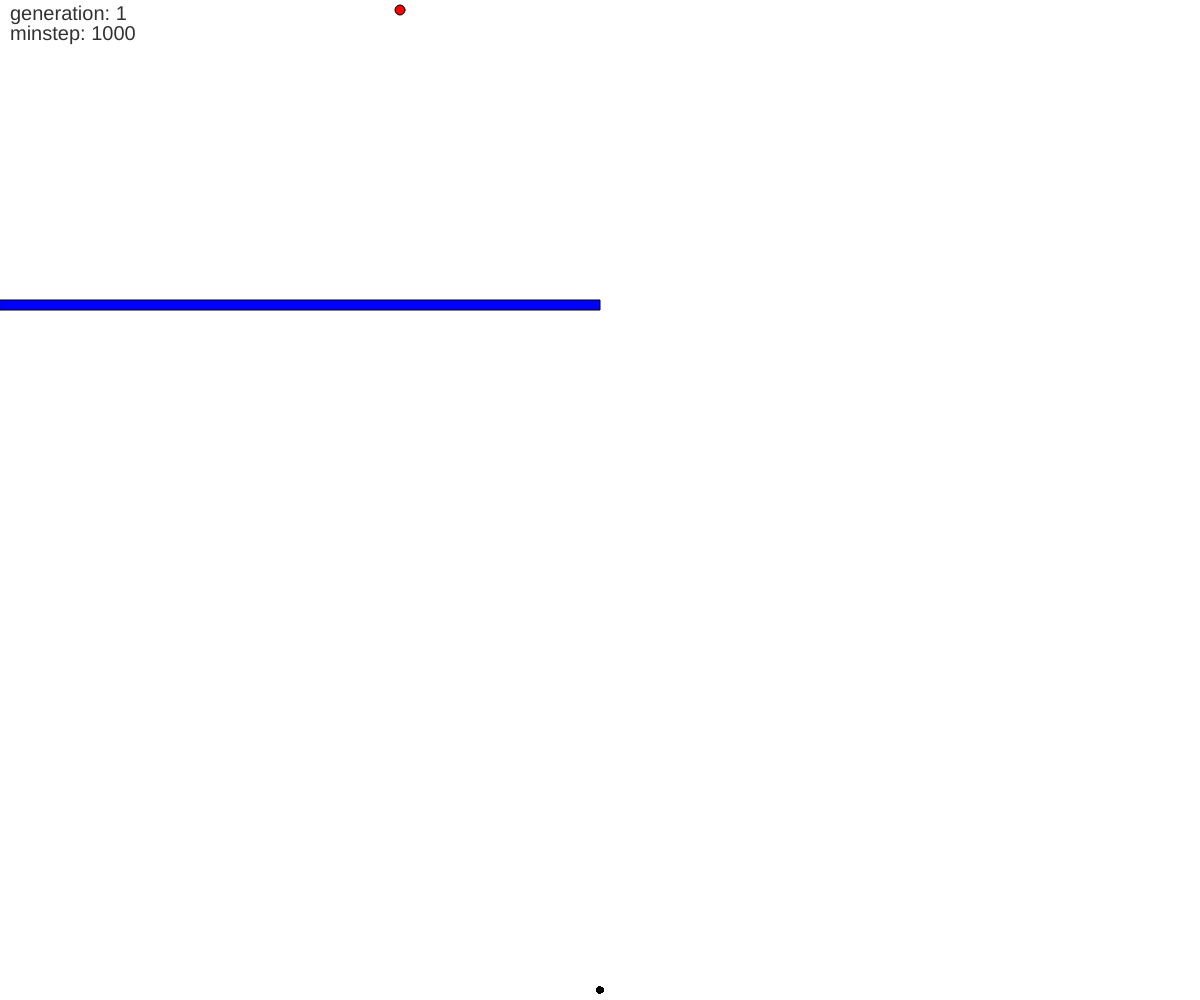
Frame 1 (no input)
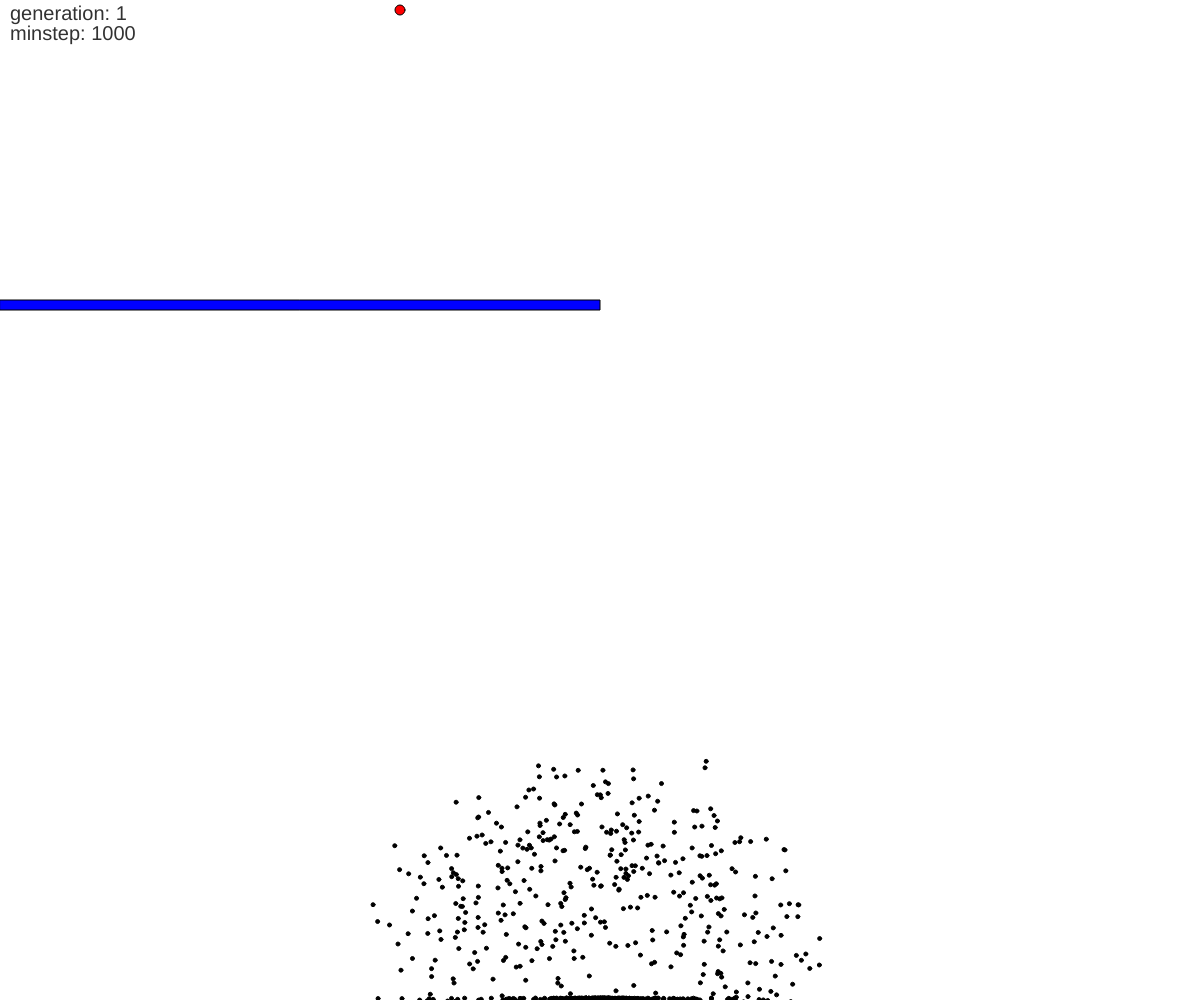
Frame 60 (no input)
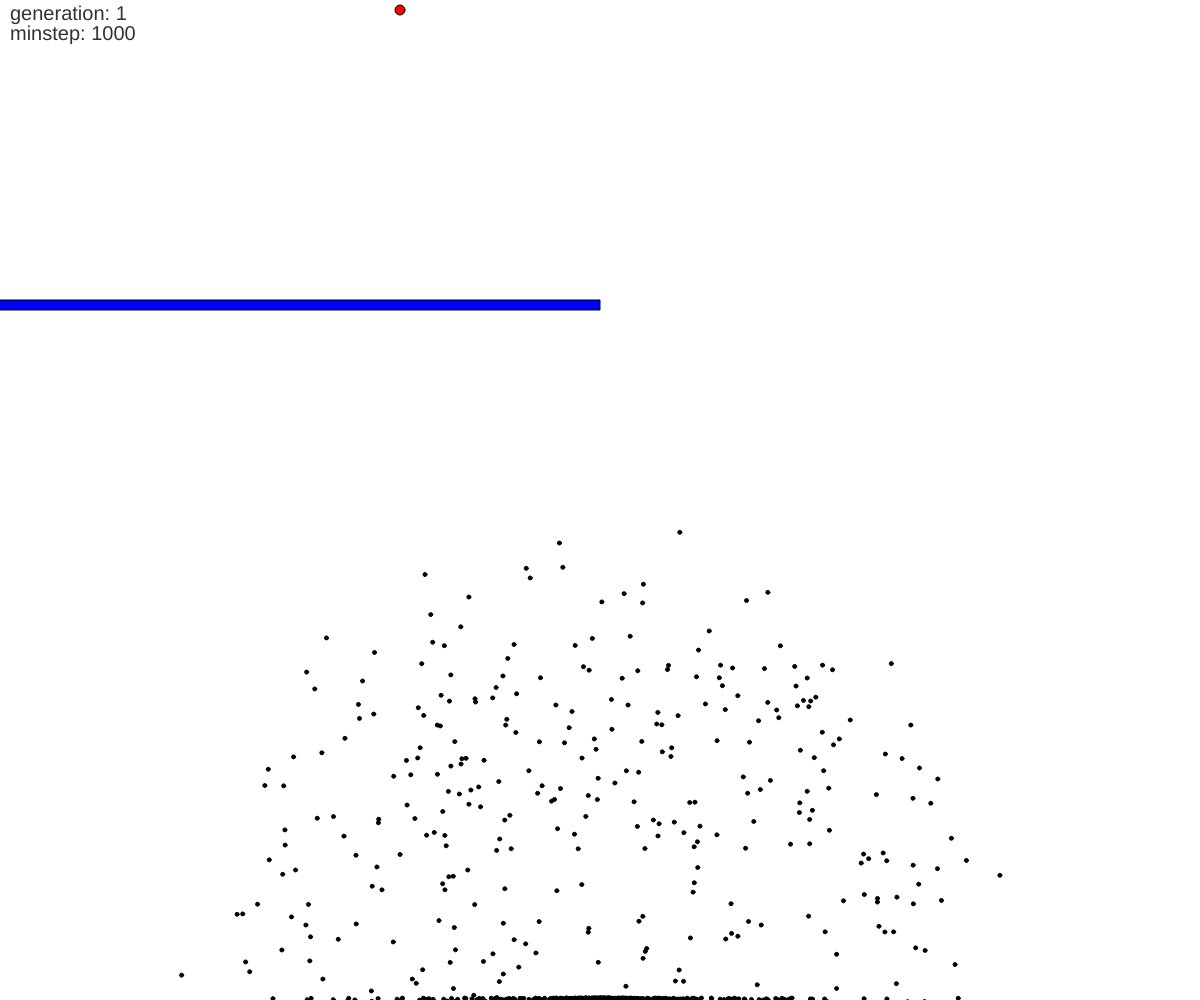
Frame 120 (the mouse pressed at the canvas centre since frame 60)

The p5.js sketch that drew these frames (run headless with seeded random() and noise() and a simulated clock; from frame 60 on, the mouse is pressed at the canvas centre):

// p5.js sketch
// ── sketch.js
let test;
var goal;


function setup() {
  createCanvas(windowWidth, windowHeight);
  test = new Population(1000);
  goal  = createVector(400, 10);
  frameRate(100);
}

function draw() {
  //background(220);
   background(255);

  //draw goal
  fill(255, 0, 0);
  ellipse(goal.x, goal.y, 10, 10);

  //draw obstacle(s)
  fill(0, 0, 255);

  rect(0, 300, 600, 10);


  if (test.allDotsDead()) {
    //genetic algorithm
    test.calculateFitness();
    test.naturalSelection();
    test.mutateDemBabies();
  } else {
    //if any of the dots are still alive then update and then show them

    test.update();
    test.show();
  }
}
// ── Brain.js
class Brain {
 // PVector[] directions;//series of vectors which get the dot to the goal (hopefully)

  
  constructor(size) {
    this.step = 0;
    this.directions = [];
    this.randomize();
  }

  //--------------------------------------------------------------------------------------------------------------------------------
  //sets all the vectors in directions to a random vector with length 1
  randomize() {
    for (let i = 0; i< 1000; i++) {
     let randomAngle = random(2*PI);
      this.directions.push(p5.Vector.fromAngle(randomAngle));
    }
  }

  //-------------------------------------------------------------------------------------------------------------------------------------
  //returns a perfect copy of this brain object
  clone() {
    let clone = new Brain(this.directions.length);
    for (let i = 0; i < this.directions.length; i++) {
      clone.directions[i] = this.directions[i].copy();
    }

    return clone;
  }

  //----------------------------------------------------------------------------------------------------------------------------------------

  //mutates the brain by setting some of the directions to random vectors
  mutate() {
    let mutationRate = 0.01;//chance that any vector in directions gets changed
    for (let i = 0; i< this.directions.length; i++) {
      let rand = random(1);
      if (rand < mutationRate) {
        //set this direction as a random direction 
        let randomAngle = random(2*PI);
        this.directions[i] = p5.Vector.fromAngle(randomAngle);
      }
    }
  }
}
// ── Dot.js
class Dot{


  constructor(){
    this.brain = new Brain(1000);
    this.dead = false;
    this.reachedGoal = false;
    this.isBest = false; //true if this dot is the best dot from the previous generation
    this.fitness = 0  
    this.pos = createVector(width/2, height- 10);
    this.vel = createVector(0, 0);
    this.acc = createVector(0, 0);
  
  }

  show() {
    //if this dot is the best dot from the previous generation then draw it as a big green dot
    if (this.isBest) {
      fill(0, 255, 0);
      ellipse(this.pos.x, this.pos.y, 8, 8);
    } else { //all other dots are just smaller black dots
      fill(0);
      ellipse(this.pos.x, this.pos.y, 4, 4);
    }
  }

    move() {

    if (this.brain.directions.length > this.brain.step) {//if there are still directions left then set the acceleration as the next PVector in the direcitons array
      this.acc = this.brain.directions[this.brain.step];
      this.brain.step++;
    } else {//if at the end of the directions array then the dot is dead
      this.dead = true;
    }

    //apply the acceleration and move the dot
    this.vel.add(this.acc);
    this.vel.limit(5);//not too fast
    this.pos.add(this.vel);
  }
  
   update() {
    if (!this.dead && !this.reachedGoal) {
      this.move();
      if (this.pos.x< 2|| this.pos.y<2 || this.pos.x>width-2 || this.pos.y>height -2) {//if near the edges of the window then kill it 
        this.dead = true;
      } else if (dist(this.pos.x, this.pos.y, goal.x, goal.y) < 5) {//if reached goal

        this.reachedGoal = true;
      } else if (this.pos.x< 600 && this.pos.y < 310 && this.pos.x > 0 && this.pos.y > 300) {//if hit obstacle
        this.dead = true;
      }
    }
  }
  
  
  
   calculateFitness() {
    if (this.reachedGoal) {//if the dot reached the goal then the fitness is based on the amount of steps it took to get there
      this.fitness = 1.0/16.0 + 10000.0/(this.brain.step * this.brain.step);
    } else {//if the dot didn't reach the goal then the fitness is based on how close it is to the goal
      let distanceToGoal = dist(this.pos.x, this.pos.y, goal.x, goal.y);
      this.fitness = 1.0/(distanceToGoal * distanceToGoal);
    }
  }
  
  gimmeBaby() {
   let baby = new Dot();
    baby.brain = this.brain.clone();//babies have the same brain as their parents
    return baby;
  }
  
  
  

}
// ── Population.js
class Population {
  

  constructor(size) {
    
    this.dots = [];
    this.fitnessSum = 0;
    this.gen = 1;
    this.bestDot = 0;//the index of the best dot in the dots[]
    this.minStep = 1000;
    
    
    //dots = [];
    for (let i = 0; i< size; i++) {
      this.dots.push(new Dot());
    }
  }


  //------------------------------------------------------------------------------------------------------------------------------
  //show all dots
  show() {
    fill(50);
    textSize(20);
    text("generation: " + this.gen, 10, 20);
    fill(50);
    textSize(20);
    text("minstep: " + this.minStep, 10, 40);
    for (let i = 1; i< this.dots.length; i++) {
      this.dots[i].show();
    }
    this.dots[0].show();
  }

  //-------------------------------------------------------------------------------------------------------------------------------
  //update all dots 
  update() {
    for (let i = 0; i< this.dots.length; i++) {
      if (this.dots[i].brain.step > this.minStep) {//if the dot has already taken more steps than the best dot has taken to reach the goal
        this.dots[i].dead = true;//then it dead
      } else {
        this.dots[i].update();
      }
    }
  }

  //-----------------------------------------------------------------------------------------------------------------------------------
  //calculate all the fitnesses
  calculateFitness() {
    for (let i = 0; i< this.dots.length; i++) {
      this.dots[i].calculateFitness();
    }
  }


  //------------------------------------------------------------------------------------------------------------------------------------
  //returns whether all the dots are either dead or have reached the goal
  allDotsDead() {
    for (let i = 0; i< this.dots.length; i++) {
      if (!this.dots[i].dead && !this.dots[i].reachedGoal) { 
        return false;
      }
    }

    return true;
  }



  //-------------------------------------------------------------------------------------------------------------------------------------

  //gets the next generation of dots
 naturalSelection() {
    //Dot[] newDots = new Dot[dots.length];//next gen
    let newDots = [];
    for (let i = 0; i < this.dots.length; i++){
      newDots.push(new Dot());
    }
    this.setBestDot();
    this.calculateFitnessSum();

    //the champion lives on 
    newDots[0] = this.dots[this.bestDot].gimmeBaby();
    newDots[0].isBest = true;
    for (let i = 1; i< newDots.length; i++) {
      //select parent based on fitness
      let parent = this.selectParent();

      //get baby from them
      newDots[i] = parent.gimmeBaby();
    }

    this.dots = newDots.slice(0);
    this.gen++;
  }


  //--------------------------------------------------------------------------------------------------------------------------------------
  //you get it
 calculateFitnessSum() {
    this.fitnessSum = 0;
    for (let i = 0; i< this.dots.length; i++) {
      this.fitnessSum += this.dots[i].fitness;
    }
  }

  //-------------------------------------------------------------------------------------------------------------------------------------

  //chooses dot from the population to return randomly(considering fitness)

  //this function works by randomly choosing a value between 0 and the sum of all the fitnesses
  //then go through all the dots and add their fitness to a running sum and if that sum is greater than the random value generated that dot is chosen
  //since dots with a higher fitness function add more to the running sum then they have a higher chance of being chosen
  selectParent() {
    let rand = random(this.fitnessSum);


   let runningSum = 0;

    for (let i = 0; i< this.dots.length; i++) {
      runningSum += this.dots[i].fitness;
      if (runningSum > rand) {
        return this.dots[i];
      }
    }

    //should never get to this point

    return null;
  }

  //------------------------------------------------------------------------------------------------------------------------------------------
  //mutates all the brains of the babies
  mutateDemBabies() {
    for (let i = 1; i< this.dots.length; i++) {
      this.dots[i].brain.mutate();
    }
  }

  //---------------------------------------------------------------------------------------------------------------------------------------------
  //finds the dot with the highest fitness and sets it as the best dot
  setBestDot() {
    let max = 0;
    let maxIndex = 0;
    for (let i = 0; i < this.dots.length; i++) {
      if (this.dots[i].fitness > max) {
        max = this.dots[i].fitness;
        maxIndex = i;
      }
    }

   this.bestDot = maxIndex;

    //if this dot reached the goal then reset the minimum number of steps it takes to get to the goal
    if (this.dots[this.bestDot].reachedGoal) {
      this.minStep = this.dots[this.bestDot].brain.step;
      print("step:", this.minStep);
    }
  }
}
